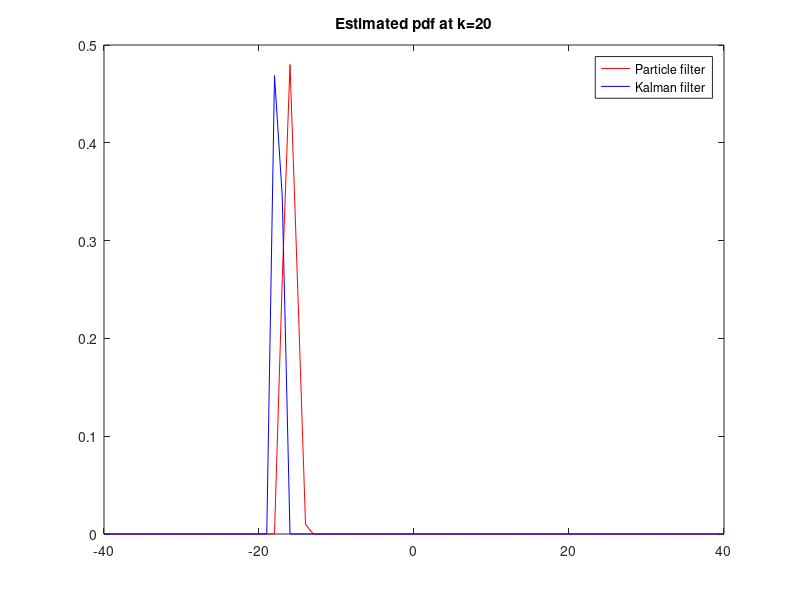
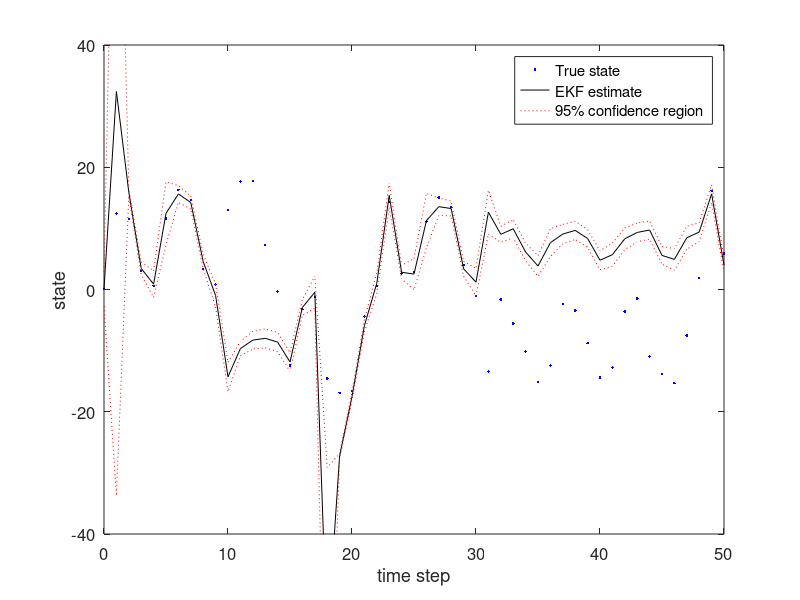
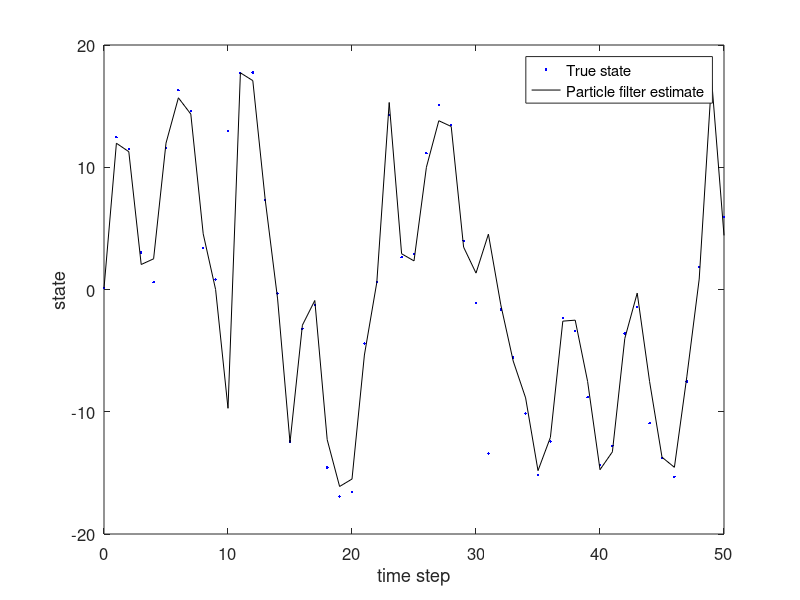

These charts were generated, in order, by the following MATLAB code:
function ParticleEx1

% Particle filter example, adapted from Gordon, Salmond, and Smith paper.

x = 0.1; % initial state
Q = 1; % process noise covariance
R = 1; % measurement noise covariance
tf = 50; % simulation length

N = 100; % number of particles in the particle filter

xhat = x;
P = 2;
xhatPart = x;

% Initialize the particle filter.
for i = 1 : N
    xpart(i) = x + sqrt(P) * randn;
end

xArr = [x];
yArr = [x^2 / 20 + sqrt(R) * randn];
xhatArr = [x];
PArr = [P];
xhatPartArr = [xhatPart];

close all;

for k = 1 : tf
    % System simulation
    x = 0.5 * x + 25 * x / (1 + x^2) + 8 * cos(1.2*(k-1)) + sqrt(Q) * randn;
    y = x^2 / 20 + sqrt(R) * randn;
    % Extended Kalman filter
    F = 0.5 + 25 * (1 - xhat^2) / (1 + xhat^2)^2;
    P = F * P * F' + Q;
    H = xhat / 10;
    K = P * H' * (H * P * H' + R)^(-1);
    xhat = 0.5 * xhat + 25 * xhat / (1 + xhat^2) + 8 * cos(1.2*(k-1));
    xhat = xhat + K * (y - xhat^2 / 20);
    P = (1 - K * H) * P;
    % Particle filter
    for i = 1 : N
        xpartminus(i) = 0.5 * xpart(i) + 25 * xpart(i) / (1 + xpart(i)^2) + 8 * cos(1.2*(k-1)) + sqrt(Q) * randn;
        ypart = xpartminus(i)^2 / 20;
        vhat = y - ypart;
        q(i) = (1 / sqrt(R) / sqrt(2*pi)) * exp(-vhat^2 / 2 / R);
    end
    % Normalize the likelihood of each a priori estimate.
    qsum = sum(q);
    for i = 1 : N
        q(i) = q(i) / qsum;
    end
    % Resample.
    for i = 1 : N
        u = rand; % uniform random number between 0 and 1
        qtempsum = 0;
        for j = 1 : N
            qtempsum = qtempsum + q(j);
            if qtempsum >= u
                xpart(i) = xpartminus(j);
                break;
            end
        end
    end
    % The particle filter estimate is the mean of the particles.
    xhatPart = mean(xpart);
    % Plot the estimated pdf's at a specific time.
    if k == 20
        % Particle filter pdf
        pdf = zeros(81,1);
        for m = -40 : 40
            for i = 1 : N
                if (m <= xpart(i)) && (xpart(i) < m+1)
                    pdf(m+41) = pdf(m+41) + 1;
                end
            end
        end
        figure;
        m = -40 : 40;
        plot(m, pdf / N, 'r');
        hold;
        title('Estimated pdf at k=20');
        disp(['min, max xpart(i) at k = 20: ', num2str(min(xpart)), ', ', num2str(max(xpart))]);
        % Kalman filter pdf
        pdf = (1 / sqrt(P) / sqrt(2*pi)) .* exp(-(m - xhat).^2 / 2 / P);
        plot(m, pdf, 'b');
        legend('Particle filter', 'Kalman filter');
    end
    % Save data in arrays for later plotting
    xArr = [xArr x];
    yArr = [yArr y];
    xhatArr = [xhatArr xhat];
    PArr = [PArr P];
    xhatPartArr = [xhatPartArr xhatPart];
end

t = 0 : tf;

%figure;
%plot(t, xArr);
%ylabel('true state');

figure;
plot(t, xArr, 'b.', t, xhatArr, 'k-', t, xhatArr-2*sqrt(PArr), 'r:', t, xhatArr+2*sqrt(PArr), 'r:');
axis([0 tf -40 40]);
set(gca,'FontSize',12); set(gcf,'Color','White'); 
xlabel('time step'); ylabel('state');
legend('True state', 'EKF estimate', '95% confidence region'); 

figure;
plot(t, xArr, 'b.', t, xhatPartArr, 'k-');
set(gca,'FontSize',12); set(gcf,'Color','White'); 
xlabel('time step'); ylabel('state');
legend('True state', 'Particle filter estimate'); 

xhatRMS = sqrt((norm(xArr - xhatArr))^2 / tf);
xhatPartRMS = sqrt((norm(xArr - xhatPartArr))^2 / tf);
disp(['Kalman filter RMS error = ', num2str(xhatRMS)]);
disp(['Particle filter RMS error = ', num2str(xhatPartRMS)]);
